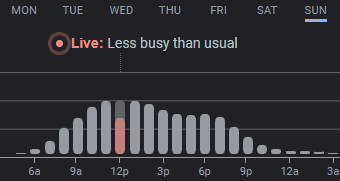
#> input picture elementScreenshot_75_2.png, 340 x 181 px
$ python parse_image_percentage.py
#> lines starting #> are read from the running program, lines starting #| are printed output that depends on the picture; after the words box and inside, x2 and y2 are one past the last pixel; in counts of white or black regions, pixels touching at a corner belong together
from PIL import Image
import numpy as np

# Load the image
image_path = './elementScreenshot_75_2.png'
image = Image.open(image_path)
#> image is the input picture: PIL image 340x181 RGBA; mean R, G, B, A 48.4, 49.1, 52.6, 255

# Convert image to numpy array
image_np = np.array(image)

# Define the color for the orange and grey bars
# Colors are in RGB format
orange_bar_color = np.array([242, 139, 130]) # RGB for #f28b82
grey_bar_color = np.array([95, 99, 104]) # RGB for #5f6368

# Function to calculate the percentage of the orange bar against the grey bar
def calculate_percentage(image_np, orange_bar_color, grey_bar_color):
    # Find the pixels that match the orange and grey bar colors
    orange_pixels = np.all(image_np[:, :, :3] == orange_bar_color, axis=-1)
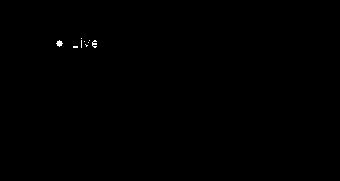
#> orange_pixels: shape (181, 340) bool; 0.13% white in thin lines or dots, all inside (x1, y1, x2, y2) = (56, 38, 97, 48)
    grey_pixels = np.all(image_np[:, :, :3] == grey_bar_color, axis=-1)
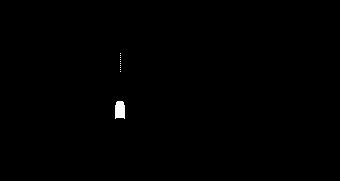
#> grey_pixels: shape (181, 340) bool; 0.28% white; 11 white regions (10 under 20 px), largest, box (x1, y1, x2, y2) and area: (115, 101, 125, 119) 162

    # Sum the pixels for each bar
    orange_bar_length = np.sum(orange_pixels)
#> orange_bar_length = 79
    #print(f"orange bar length: {orange_bar_length}px")
    grey_bar_length = np.sum(grey_pixels)
#> grey_bar_length = 172
    #print(f"grey bar length: {grey_bar_length}px")

    # Calculate the percentage of the orange bar against the grey bar
    if grey_bar_length > 0:
        percentage = (orange_bar_length / grey_bar_length) * 100
#> percentage = 45.93
    else:
        percentage = 0  # Prevent division by zero

    return percentage

# Calculate the percentage
percentage = round(calculate_percentage(image_np, orange_bar_color, grey_bar_color))
#> percentage = 46
print(percentage)
#| 46
if percentage > 100: # Prevent percentage from exceeding 100%
    percentage = 100
print(f"The location {percentage}% of usual")
#| The location 46% of usual
